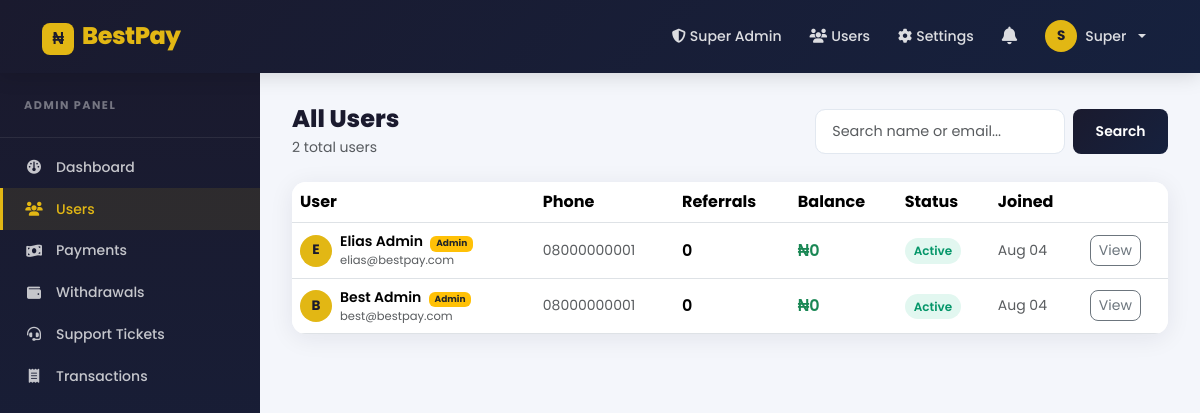
Page /admin/users (signed in) on the committed database.
### app/models.py (models this page shows, shortened)
class User(UserMixin, db.Model):
    __tablename__ = "users"
    id = db.Column(db.Integer, primary_key=True)
    email = db.Column(db.String(150), unique=True, nullable=False)
    display_name = db.Column(db.String(100), nullable=False)
    phone = db.Column(db.String(20), nullable=True)
    password = db.Column(db.String(256), nullable=False)
    referral_code = db.Column(db.String(20), unique=True, nullable=False, default=generate_referral_code)
    referred_by = db.Column(db.String(20), nullable=True)
    balance = db.Column(db.Float, default=0.0)
    referral_count = db.Column(db.Integer, default=0)
    registration_fee_paid = db.Column(db.Boolean, default=False)
    is_approved = db.Column(db.Boolean, default=False)
    payment_submitted = db.Column(db.Boolean, default=False)
    is_admin = db.Column(db.Boolean, default=False)
    is_super_admin = db.Column(db.Boolean, default=False)
    milestone_3_paid = db.Column(db.Boolean, default=False)
    created_at = db.Column(db.DateTime, default=datetime.utcnow)
    transactions = db.relationship("Transaction", foreign_keys="Transaction.user_id", backref="user", lazy=True)
    withdrawals = db.relationship("Withdrawal", foreign_keys="Withdrawal.user_id", backref="user", lazy=True)
    support_tickets = db.relationship("SupportTicket", foreign_keys="SupportTicket.user_id", backref="user", lazy=True)
    notifications = db.relationship("Notification", foreign_keys="Notification.user_id", backref="user", lazy=True)
    def get_unread_notification_count(self):
        return Notification.query.filter_by(user_id=self.id, is_read=False).count()

### app/routes/admin.py (the view)
@admin_bp.route("/users")
@login_required
@admin_required
def users():
    page = request.args.get("page", 1, type=int)
    search = request.args.get("q", "")
    query = User.query.filter_by(is_super_admin=False)
    if search:
        query = query.filter(
            (User.email.ilike(f"%{search}%")) | (User.display_name.ilike(f"%{search}%"))
        )
    users_page = query.order_by(User.created_at.desc()).paginate(page=page, per_page=20)
    return render_template("admin/users.html", users=users_page, search=search)

### app/helpers.py (called while the page is built)
def admin_required(f):
    @wraps(f)
    def decorated(*args, **kwargs):
        if not current_user.is_authenticated:
            abort(401)
        if not (current_user.is_admin or current_user.is_super_admin):
            abort(403)
        return f(*args, **kwargs)
    return decorated

### templates/admin/users.html (shortened to what this page needs)
{% extends "admin/layout.html" %}
{% block admin_content %}
<div class="d-flex align-items-center justify-content-between mb-4 flex-wrap gap-2">
  <div>
    <h4 class="fw-800 mb-1">All Users</h4>
    <p class="text-muted mb-0 small">{{ users.total }} total users</p>
  </div>
  <form class="d-flex gap-2" method="GET">
    <input type="text" class="form-control form-control-sm" name="q" value="{{ search }}" placeholder="Search name or email..." style="width:250px">
    <button type="submit" class="btn btn-sm btn-primary rounded-3">Search</button>
  </form>
</div>
<div class="bp-card">
  <div class="table-responsive">
    <table class="table align-middle mb-0">
      <thead>
        <tr>
          <th>User</th><th>Phone</th><th>Referrals</th><th>Balance</th><th>Status</th><th>Joined</th><th></th>
        </tr>
      </thead>
      <tbody>
        {% for u in users.items %}
        <tr>
          <td>
            <div class="d-flex align-items-center gap-2">
              <div class="avatar-sm">{{ u.display_name[0].upper() }}</div>
              <div>
                <div class="fw-600 small">{{ u.display_name }}
                  {% if u.is_admin %}<span class="badge bg-warning text-dark ms-1" style="font-size:9px">Admin</span>{% endif %}
                </div>
                <div class="text-muted" style="font-size:0.72rem">{{ u.email }}</div>
              </div>
            </div>
          </td>
          <td class="text-muted small">{{ u.phone or '—' }}</td>
          <td class="fw-600">{{ u.referral_count }}</td>
          <td class="fw-600 text-success">₦{{ "{:,.0f}".format(u.balance) }}</td>
          <td>
            {% if u.is_approved %}
              <span class="badge-status badge-approved">Active</span>
            {% elif u.payment_submitted %}
              <span class="badge-status badge-pending">Pending Pay</span>
            {% else %}
              <span class="badge-status badge-closed">Inactive</span>
            {% endif %}
          </td>
          <td class="text-muted small">{{ u.created_at.strftime('%b %d') }}</td>
          <td><a href="{{ url_for('admin.user_detail', user_id=u.id) }}" class="btn btn-sm btn-outline-secondary rounded-3">View</a></td>
        </tr>
        {% endfor %}
      </tbody>
    </table>
  </div>
</div>
{% endblock %}

### templates/admin/layout.html (shortened to what this page needs)
{% extends "base.html" %}
{% block content %}
<div class="admin-wrapper">
  <aside class="admin-sidebar d-none d-lg-block">
    <div class="sidebar-brand">Admin Panel</div>
    <nav class="nav flex-column">
      <a class="nav-link {% if request.endpoint == 'admin.index' %}active{% endif %}" href="{{ url_for('admin.index') }}">
        <i class="fa fa-gauge"></i> Dashboard
      </a>
      <a class="nav-link {% if request.endpoint == 'admin.users' or request.endpoint == 'admin.user_detail' %}active{% endif %}" href="{{ url_for('admin.users') }}">
        <i class="fa fa-users"></i> Users
      </a>
      <a class="nav-link {% if request.endpoint == 'admin.payments' %}active{% endif %}" href="{{ url_for('admin.payments') }}">
        <i class="fa fa-money-bill-wave"></i> Payments
        {% set pp = namespace(count=0) %}
      </a>
      <a class="nav-link {% if request.endpoint == 'admin.withdrawals' %}active{% endif %}" href="{{ url_for('admin.withdrawals') }}">
        <i class="fa fa-wallet"></i> Withdrawals
      </a>
      <a class="nav-link {% if 'ticket' in request.endpoint %}active{% endif %}" href="{{ url_for('admin.tickets') }}">
        <i class="fa fa-headset"></i> Support Tickets
      </a>
      <a class="nav-link {% if request.endpoint == 'admin.transactions' %}active{% endif %}" href="{{ url_for('admin.transactions') }}">
        <i class="fa fa-receipt"></i> Transactions
      </a>
    </nav>
  </aside>
  <div class="admin-content">
    {% block admin_content %}{% endblock %}
  </div>
</div>
{% endblock %}

### templates/base.html (shortened to what this page needs)
<!DOCTYPE html>
<html lang="en">
<head>
  <link href="https://cdn.jsdelivr.net/npm/bootstrap@5.3.3/dist/css/bootstrap.min.css" rel="stylesheet" />
  <link rel="stylesheet" href="https://cdnjs.cloudflare.com/ajax/libs/font-awesome/6.5.2/css/all.min.css" />
  <link rel="stylesheet" href="{{ url_for('static', filename='css/style.css') }}" />
</head>
<body>
<nav class="navbar navbar-expand-lg navbar-dark bp-navbar sticky-top">
  <div class="container">
    <a class="navbar-brand fw-800" href="{{ url_for('main.index') }}">
      <span class="brand-icon">₦</span> BestPay
    </a>
    <div class="collapse navbar-collapse" id="navMain">
      <ul class="navbar-nav ms-auto align-items-lg-center gap-lg-1">
        {% if current_user.is_authenticated %}
          {% if current_user.is_super_admin %}
            <li class="nav-item"><a class="nav-link" href="{{ url_for('super_admin.index') }}"><i class="fa fa-shield-halved me-1"></i>Super Admin</a></li>
            <li class="nav-item"><a class="nav-link" href="{{ url_for('super_admin.users') }}"><i class="fa fa-users me-1"></i>Users</a></li>
            <li class="nav-item"><a class="nav-link" href="{{ url_for('super_admin.settings') }}"><i class="fa fa-gear me-1"></i>Settings</a></li>
          {% endif %}
          {% set unread_count = current_user.get_unread_notification_count() %}
          <li class="nav-item dropdown">
            <a class="nav-link position-relative" href="#" role="button" data-bs-toggle="dropdown" id="notifDropdown">
            </a>
              {% set recent_notifs = current_user.notifications | sort(attribute='created_at', reverse=True) %}
          </li>
          <li class="nav-item dropdown">
            <a class="nav-link dropdown-toggle d-flex align-items-center gap-2" href="#" role="button" data-bs-toggle="dropdown">
              <span class="avatar-sm">{{ current_user.display_name[0].upper() }}</span>
              <span class="d-none d-lg-inline">{{ current_user.display_name.split()[0] }}</span>
            </a>
          </li>
        {% else %}
          <li class="nav-item"><a class="nav-link" href="{{ url_for('auth.login') }}">Log In</a></li>
          <li class="nav-item"><a class="btn btn-gold ms-2" href="{{ url_for('auth.signup') }}">Get Started</a></li>
        {% endif %}
      </ul>
    </div>
  </div>
</nav>
<main class="{% block main_class %}{% endblock %}">
  {% block content %}{% endblock %}
</main>
</body>
</html>

### static/css/style.css (style rules this page uses)
:root { --navy: #1a1a2e; --dark: #16213e; --gold: #e2b714; --gold2: #f0ca3b; --bg: #f4f6fb; --white: #ffffff; --text: #2d3142; --muted: #6b7280; --border: #e2e8f0; --card-shadow: 0 4px 24px rgba(26,26,46,0.08); --card-shadow-hover: 0 8px 40px rgba(26,26,46,0.15); --radius: 14px; --transition: all 0.25s cubic-bezier(0.4,0,0.2,1); }
*, *::before, *::after { box-sizing: border-box; }
body { font-family: 'Poppins', sans-serif; background: var(--bg); color: var(--text); min-height: 100vh; display: flex; flex-direction: column; }
h1,h2,h3,h4,h5,h6 { font-weight: 700; color: var(--navy); }
a { transition: var(--transition); }
.fw-600 { font-weight: 600; }
.fw-800 { font-weight: 800; }
.bp-navbar { background: linear-gradient(135deg, var(--navy) 0%, var(--dark) 100%); padding: 0.8rem 0; box-shadow: 0 2px 20px rgba(0,0,0,0.15); }
.bp-navbar .navbar-brand { font-size: 1.5rem; font-weight: 800; color: var(--gold) !important; letter-spacing: -0.5px; }
.brand-icon { display: inline-flex; align-items: center; justify-content: center; width: 32px; height: 32px; background: var(--gold); color: var(--navy); border-radius: 8px; font-weight: 800; font-size: 1rem; margin-right: 4px; }
.bp-navbar .nav-link { color: rgba(255,255,255,0.85) !important; font-weight: 500; font-size: 0.88rem; padding: 0.45rem 0.75rem !important; border-radius: 8px; }
.avatar-sm { display: inline-flex; align-items: center; justify-content: center; width: 32px; height: 32px; background: var(--gold); color: var(--navy); border-radius: 50%; font-weight: 700; font-size: 0.85rem; }
.bp-card { background: var(--white); border-radius: var(--radius); box-shadow: var(--card-shadow); border: none; transition: var(--transition); overflow: hidden; }
.btn-primary { background: linear-gradient(135deg, var(--navy) 0%, var(--dark) 100%); border: none; border-radius: 10px; font-weight: 600; padding: 0.6rem 1.4rem; transition: var(--transition); }
.form-control, .form-select { border-radius: 10px; border: 1.5px solid var(--border); padding: 0.65rem 1rem; font-size: 0.9rem; transition: var(--transition); }
.badge-status { padding: 0.35em 0.75em; border-radius: 20px; font-size: 0.75rem; font-weight: 600; }
.badge-approved { background: rgba(16,185,129,0.12); color: #059669; }
.admin-wrapper { display: flex; min-height: calc(100vh - 70px); }
.admin-sidebar { width: 260px; min-width: 260px; background: linear-gradient(180deg, var(--navy) 0%, var(--dark) 100%); padding: 1.5rem 0; position: sticky; top: 70px; height: calc(100vh - 70px); overflow-y: auto; }
.admin-sidebar .sidebar-brand { padding: 0 1.5rem 1.5rem; font-size: 0.7rem; font-weight: 700; text-transform: uppercase; letter-spacing: 1.5px; color: rgba(255,255,255,0.4); border-bottom: 1px solid rgba(255,255,255,0.08); margin-bottom: 0.5rem; }
.admin-sidebar .nav-link { color: rgba(255,255,255,0.75); font-weight: 500; font-size: 0.875rem; padding: 0.65rem 1.5rem; border-radius: 0; display: flex; align-items: center; gap: 0.75rem; transition: var(--transition); }
.admin-sidebar .nav-link i { width: 20px; text-align: center; }
.admin-sidebar .nav-link:hover, .admin-sidebar .nav-link.active { color: var(--gold); background: rgba(226,183,20,0.1); border-left: 3px solid var(--gold); padding-left: calc(1.5rem - 3px); }
.admin-content { flex: 1; padding: 2rem; overflow-x: hidden; }

### rows in the picture
User: display_name "S", display_name "Super"
User: display_name "E", display_name "Elias Admin", is_admin "Admin", email "elias@bestpay.com", phone "08000000001", referral_count "0", balance "0", is_approved "Active", created_at "Aug 04"
User: display_name "B", display_name "Best Admin", is_admin "Admin", email "best@bestpay.com", phone "08000000001", referral_count "0", balance "0", is_approved "Active", created_at "Aug 04"

### other values in the picture
{{ users.total }} "2"
